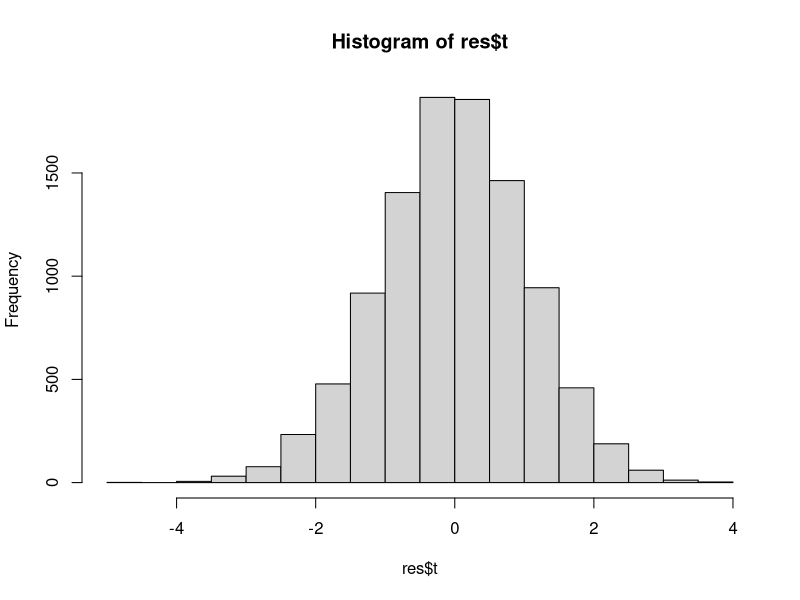

Source code (R):
## ---- chunk 1
knitr::opts_chunk$set(echo = TRUE)
library(tidyverse)
library(foreach)
library(parallel) 
library(doParallel)
## ---- chunk 2
blue <- c(4,69,87,35,39,79,31,79,65,95,68,62,70,80,84,79,66,75,59,77,36,86,39,85,74,72,69,85,85,72)
red <-c(62,80,82,83,0,81,28,69,48,90,63,77,0,55,83,85,54,72,58,68,88,83,78,30,58,45,78,64,87,65)
acui<-data.frame(str=c(rep(0,20),rep(1,10)),red,blue)
## ---- chunk 3
# test statistic computation
teststat = function(x,y,d){
  x = as.matrix(x)
  y = as.matrix(y)
  d = as.matrix(d)
return(sqrt(20/40) * (mean(x) - mean(y))/(sqrt(var(x)/10 + var(y)/10)) + sqrt(1-20/40)*mean(d)/(sqrt(var(d)/20)))
}

hypo_test <- function(data, nboot=10000){
  x = data %>% filter(str == 1) %>% dplyr::select(red)
  y = data %>% filter(str == 1) %>% dplyr::select(blue)  
  d = data %>% filter(str == 0) %>%  mutate(d = red - blue) %>%  dplyr::select(d)
  
  # The mean of the combined 
  combmean <- mean(c(data[,2],data[,3]))
  
  # split data
  pair_pat = data %>% 
    filter(str == 0) %>% 
    mutate(adj_red = red - mean(red) + combmean,
           adj_blue = blue - mean(blue) + combmean,
           d = adj_red -adj_blue) %>% 
    dplyr::select(d)

  
  red_pat = data %>% 
    filter(str == 1) %>% 
    mutate(adj = red - mean(red) + combmean) %>% 
    dplyr::select(adj)
  
  blue_pat = data %>% 
    filter(str == 1) %>% 
    mutate(adj = blue - mean(blue) + combmean) %>% 
    dplyr::select(adj)  

  
  nCores <- 10  # to set manually
  registerDoParallel(nCores)
  teststatvec <- vector()
  out <- foreach(i = 1:nboot, .combine = c) %dopar% {
    
    new_pair = sample(as.matrix(pair_pat), replace = T)
    new_red = sample(as.matrix(red_pat), replace = T)
    new_blue = sample(as.matrix(blue_pat), replace = T)
    
    teststatvec <- as.matrix(teststat(x=new_red, y=new_blue, d=new_pair))
    teststatvec
  }
  
  return(list(bootpval = sum(rep(teststat(x,y,d),nboot) < out)/nboot, t = out))
}
data = acui

set.seed(123)
res = hypo_test(acui) #### results are different
res$bootpval
hist(res$t)
